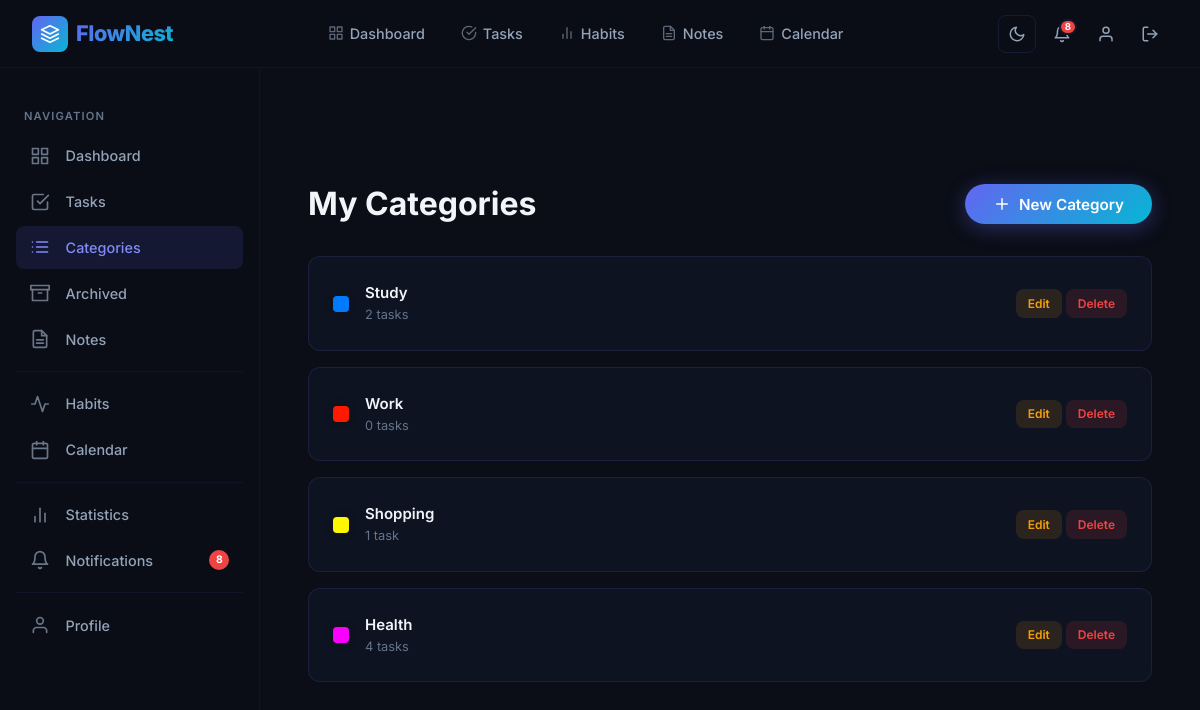
The page /categories/ (signed in) on the database its author committed.
### app/models.py (models this page shows, shortened)
class Category(db.Model):
    __tablename__ = "categories"
    id = db.Column(
        db.Integer,
        primary_key=True
    )
    user = db.relationship(
    "User",
    back_populates="categories"
    )
    tasks = db.relationship(
    "Task",
    back_populates="category",
    lazy=True
    )
    name = db.Column(
        db.String(100),
        nullable=False
    )
    color = db.Column(
        db.String(20),
        default="#007bff"
    )
    user_id = db.Column(
        db.Integer,
        db.ForeignKey("users.id"),
        nullable=False
    )

### app/routes/categories.py (the view)
@categories.route("/")
@login_required
def list_categories():
    categories = Category.query.filter_by(
        user_id=current_user.id
    ).all()
    return render_template(
        "categories/list.html",
        categories=categories
    )

### app/extensions.py (called while the page is built)
@login_manager.user_loader
def load_user(user_id):
    from app.models import User
    return User.query.get(int(user_id))

### app/templates/categories/list.html (shortened to what this page needs)
{% extends "base.html" %}
{% block content %}
<div class="page-wrapper with-sidebar">
    <div class="page-content">
        <div class="page-header fade-in">
            <h2>My Categories</h2>
            <a href="{{ url_for('categories.create_category') }}" class="btn btn-primary">
                <svg viewBox="0 0 24 24" fill="none" stroke="currentColor" stroke-width="2" width="18" height="18" stroke-linecap="round" stroke-linejoin="round">
                    <line x1="12" y1="5" x2="12" y2="19"></line>
                    <line x1="5" y1="12" x2="19" y2="12"></line>
                </svg>
                New Category
            </a>
        </div>
        {% if categories %}
        <div class="categories-grid fade-in fade-in-delay-1">
            {% for category in categories %}
            <div class="category-card">
                <div class="category-card-info">
                    <span class="category-color-swatch" style="background: {{ category.color }};"></span>
                    <div>
                        <div class="category-card-name">{{ category.name }}</div>
                        <div class="category-card-count">{{ category.tasks|length }} task{{ 's' if category.tasks|length != 1 else '' }}</div>
                    </div>
                </div>
                <div class="category-card-actions">
                    <a href="{{ url_for('categories.update_category', category_id=category.id) }}" class="btn-xs btn-warning-soft">Edit</a>
                    <a href="{{ url_for('categories.delete_category', category_id=category.id) }}" class="btn-xs btn-danger-soft"
                        onclick="return confirm('Delete this category? Tasks in this category will become uncategorized.');">Delete</a>
                </div>
            </div>
            {% endfor %}
        </div>
        {% endif %}
    </div>
</div>
{% endblock %}

### rows shown on the page
Category: name "Study", tasks|length "2", tasks "s"
Category: name "Work", tasks|length "0", tasks "s"
Category: name "Shopping", tasks|length "1"
Category: name "Health", tasks|length "4", tasks "s"

### other values the page prints
{{ unread_count }} "8"
